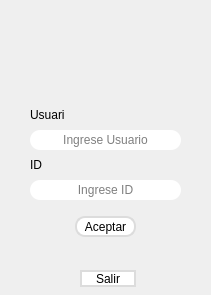
<?xml version="1.0" encoding="UTF-8"?>
<ui version="4.0">
 <class>MainWindow</class>
 <widget class="QMainWindow" name="MainWindow">
  <property name="geometry">
   <rect>
    <x>0</x>
    <y>0</y>
    <width>211</width>
    <height>295</height>
   </rect>
  </property>
  <property name="windowTitle">
   <string>MainWindow</string>
  </property>
  <property name="styleSheet">
   <string notr="true"/>
  </property>
  <widget class="QWidget" name="centralwidget">
   <widget class="QLabel" name="label_2">
    <property name="geometry">
     <rect>
      <x>30</x>
      <y>110</y>
      <width>35</width>
      <height>10</height>
     </rect>
    </property>
    <property name="styleSheet">
     <string notr="true">background-color: rgba(0, 0, 0, 0%);
border:None;</string>
    </property>
    <property name="text">
     <string>Usuario</string>
    </property>
   </widget>
   <widget class="QLineEdit" name="lineEdit">
    <property name="geometry">
     <rect>
      <x>30</x>
      <y>130</y>
      <width>151</width>
      <height>20</height>
     </rect>
    </property>
    <property name="styleSheet">
     <string notr="true">border-radius: 10px;
</string>
    </property>
    <property name="alignment">
     <set>Qt::AlignCenter</set>
    </property>
    <property name="placeholderText">
     <string>Ingrese Usuario</string>
    </property>
   </widget>
   <widget class="QLabel" name="label_3">
    <property name="geometry">
     <rect>
      <x>30</x>
      <y>160</y>
      <width>35</width>
      <height>10</height>
     </rect>
    </property>
    <property name="styleSheet">
     <string notr="true">background-color: rgba(0, 0, 0, 0%);
border:None;</string>
    </property>
    <property name="text">
     <string>ID</string>
    </property>
   </widget>
   <widget class="QLineEdit" name="lineEdit_2">
    <property name="geometry">
     <rect>
      <x>30</x>
      <y>180</y>
      <width>151</width>
      <height>20</height>
     </rect>
    </property>
    <property name="styleSheet">
     <string notr="true">border-radius: 10px;
</string>
    </property>
    <property name="alignment">
     <set>Qt::AlignCenter</set>
    </property>
    <property name="placeholderText">
     <string>Ingrese ID</string>
    </property>
   </widget>
   <widget class="QPushButton" name="pushButton">
    <property name="geometry">
     <rect>
      <x>75</x>
      <y>216</y>
      <width>61</width>
      <height>21</height>
     </rect>
    </property>
    <property name="styleSheet">
     <string notr="true">border-radius: 10px;
background-color: rgb(255, 255, 255);
border: 1.5px solid #dcdcdc
</string>
    </property>
    <property name="text">
     <string>Aceptar</string>
    </property>
   </widget>
   <widget class="QPushButton" name="pushButton_Salir">
    <property name="geometry">
     <rect>
      <x>80</x>
      <y>270</y>
      <width>56</width>
      <height>17</height>
     </rect>
    </property>
    <property name="styleSheet">
     <string notr="true">border-radius: 10px;
background-color: rgb(255, 255, 255);
border: 1.5px solid #dcdcdc;
</string>
    </property>
    <property name="text">
     <string>Salir</string>
    </property>
   </widget>
   <widget class="QLabel" name="label">
    <property name="geometry">
     <rect>
      <x>50</x>
      <y>10</y>
      <width>111</width>
      <height>81</height>
     </rect>
    </property>
    <property name="styleSheet">
     <string notr="true">background-color: rgb(0,0,0,0%);
border-radius: 10px;</string>
    </property>
    <property name="text">
     <string/>
    </property>
    <property name="pixmap">
     <pixmap>Biblioteca_fondo_Editada.jpg</pixmap>
    </property>
    <property name="scaledContents">
     <bool>true</bool>
    </property>
    <property name="alignment">
     <set>Qt::AlignCenter</set>
    </property>
   </widget>
  </widget>
 </widget>
 <resources/>
 <connections/>
</ui>
